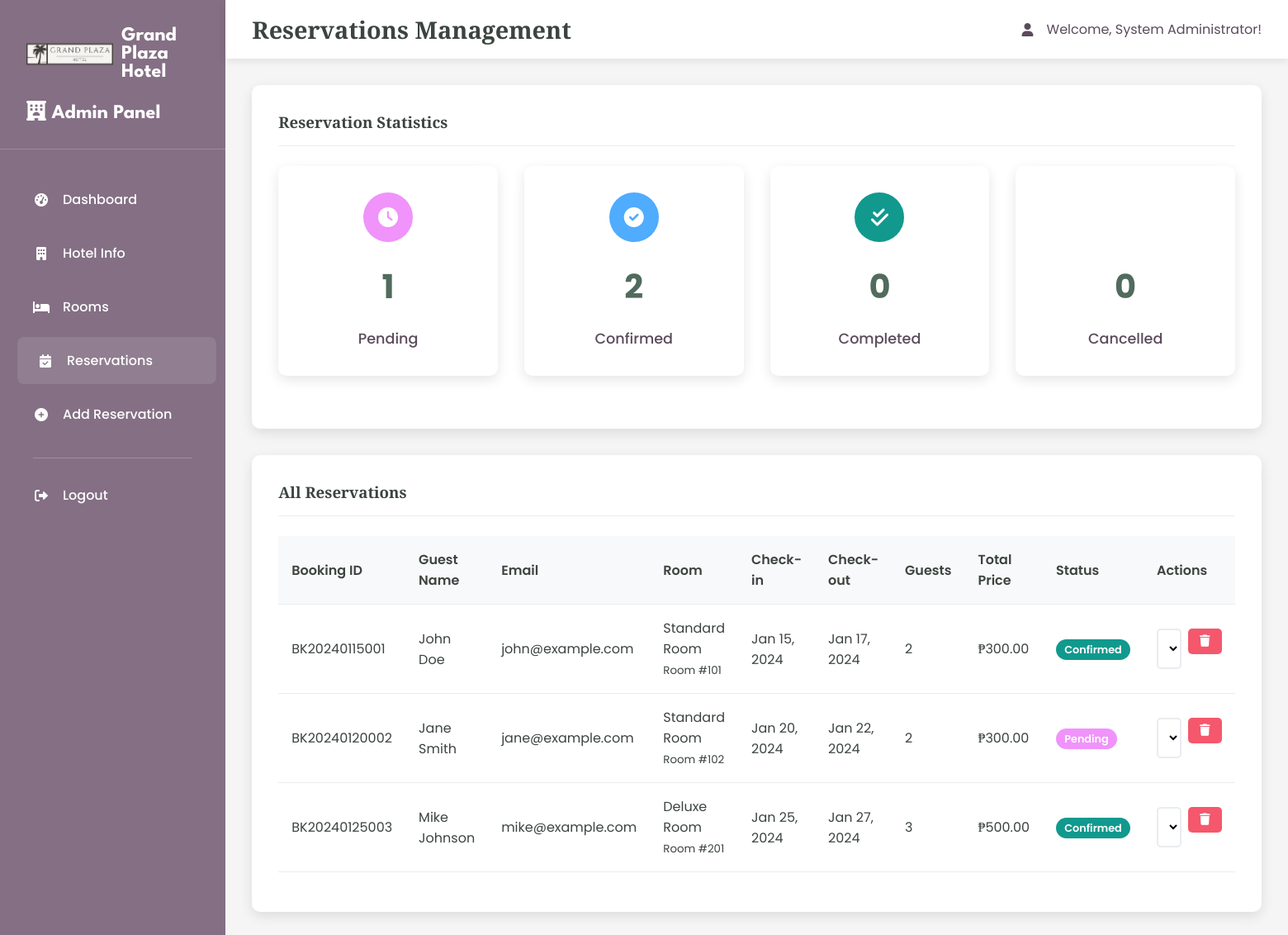
The page /admin/reservations.php (signed in) on the database as committed earlier.
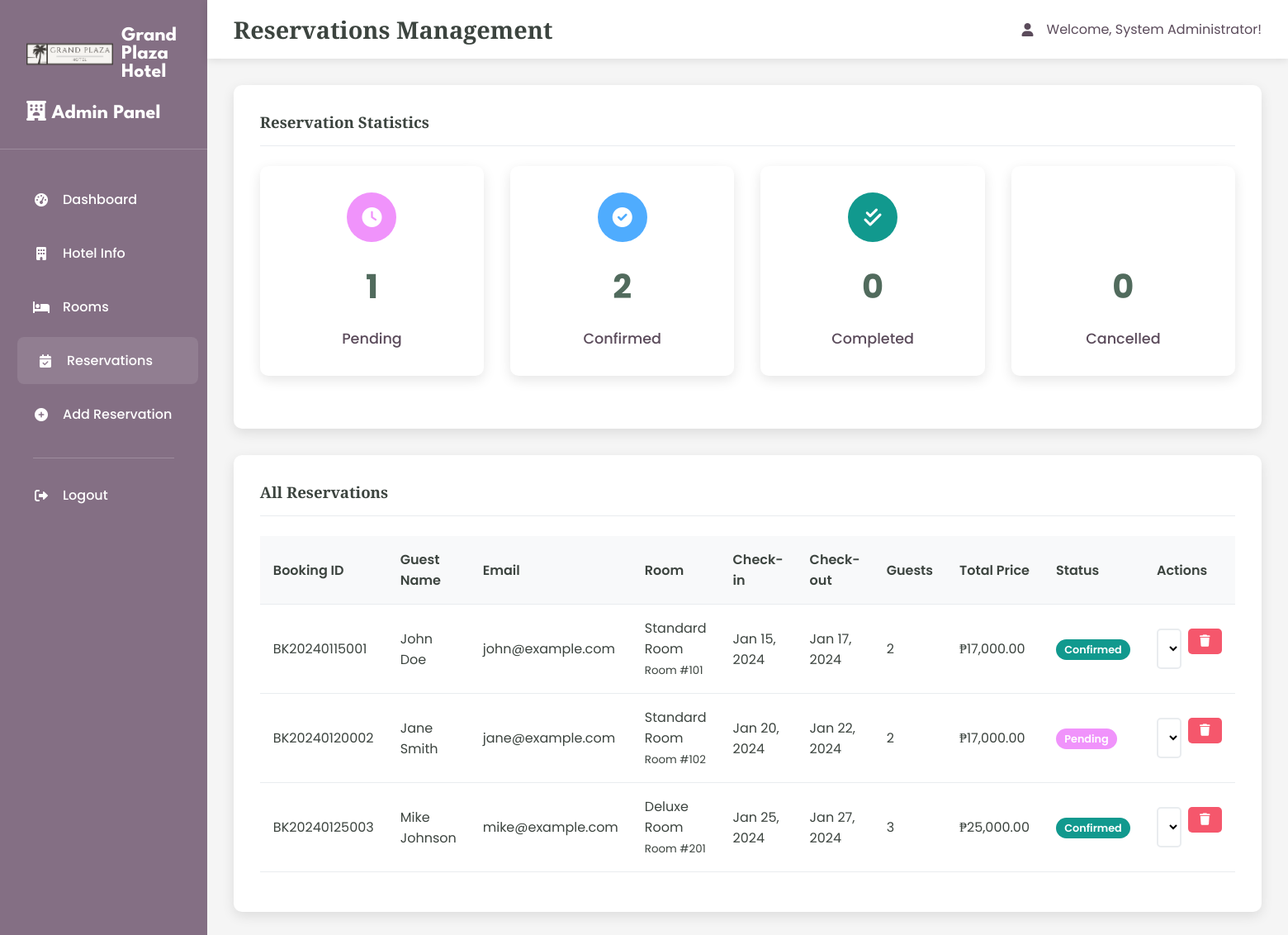
The same page on the database as committed later.
### tables this page shows
CREATE TABLE reservations (
    id INT AUTO_INCREMENT PRIMARY KEY,
    booking_id VARCHAR(50) UNIQUE NOT NULL,
    room_id INT NOT NULL,
    guest_name VARCHAR(255) NOT NULL,
    email VARCHAR(255) NOT NULL,
    phone VARCHAR(20),
    check_in_date DATE NOT NULL,
    check_out_date DATE NOT NULL,
    num_guests INT NOT NULL,
    total_price DECIMAL(10,2),
    status ENUM('pending', 'confirmed', 'cancelled', 'completed') DEFAULT 'pending',
    special_requests TEXT,
    created_at TIMESTAMP DEFAULT CURRENT_TIMESTAMP,
    updated_at TIMESTAMP DEFAULT CURRENT_TIMESTAMP ON UPDATE CURRENT_TIMESTAMP,
    FOREIGN KEY (room_id) REFERENCES rooms(id) ON DELETE CASCADE
);

CREATE TABLE rooms (
    id INT AUTO_INCREMENT PRIMARY KEY,
    name VARCHAR(100) NOT NULL,
    room_number VARCHAR(50) NOT NULL UNIQUE,
    room_type VARCHAR(100) NOT NULL,
    capacity INT NOT NULL,
    size INT,
    price_per_night DECIMAL(10,2) NOT NULL,
    description TEXT,
    has_wifi BOOLEAN DEFAULT TRUE,
    has_tv BOOLEAN DEFAULT TRUE,
    has_ac BOOLEAN DEFAULT TRUE,
    is_available BOOLEAN DEFAULT TRUE,
    image_url VARCHAR(500),
    created_at TIMESTAMP DEFAULT CURRENT_TIMESTAMP,
    updated_at TIMESTAMP DEFAULT CURRENT_TIMESTAMP ON UPDATE CURRENT_TIMESTAMP
);

### admin/reservations.php (the view, shortened to what the changed rows need)
<?php
$pdo = getDBConnection();
$stmt = $pdo->query("
    SELECT r.*,
           rm.room_type, rm.room_number, rm.price_per_night
    FROM reservations r
    JOIN rooms rm ON r.room_id = rm.id
    ORDER BY r.created_at DESC
");
$reservations = $stmt->fetchAll();
?>
<!DOCTYPE html>
<html lang="en">
<head>
    <link href="https://cdnjs.cloudflare.com/ajax/libs/font-awesome/6.0.0/css/all.min.css" rel="stylesheet">
    <link rel="stylesheet" href="admin-styles.css">
</head>
<body>
    <div class="admin-container">
        <div class="main-content">
            <div class="top-nav">
                <h1 class="page-title">Reservations Management</h1>
            </div>
            <div class="card">
                <div class="table-responsive">
                    <table class="table">
                        <thead>
                            <tr>
                                <th>Booking ID</th>
                                <th>Guest Name</th>
                                <th>Email</th>
                                <th>Room</th>
                                <th>Check-in</th>
                                <th>Check-out</th>
                                <th>Guests</th>
                                <th>Total Price</th>
                                <th>Status</th>
                                <th>Actions</th>
                            </tr>
                        </thead>
                        <tbody>
                            <?php foreach ($reservations as $reservation): ?>
                            <tr>
                                <td><?php echo htmlspecialchars($reservation['booking_id']); ?></td>
                                <td><?php echo htmlspecialchars($reservation['guest_name']); ?></td>
                                <td><?php echo htmlspecialchars($reservation['email']); ?></td>
                                <td>
                                    <?php echo htmlspecialchars($reservation['room_type']); ?>
                                    <br><small class="text-muted">Room #<?php echo htmlspecialchars($reservation['room_number']); ?></small>
                                </td>
                                <td><?php echo date('M d, Y', strtotime($reservation['check_in_date'])); ?></td>
                                <td><?php echo date('M d, Y', strtotime($reservation['check_out_date'])); ?></td>
                                <td><?php echo htmlspecialchars($reservation['num_guests']); ?></td>
                                <td>₱<?php echo number_format($reservation['total_price'], 2); ?></td>
                                <td>
                                    <span class="badge badge-<?php
                                        echo $reservation['status'] === 'confirmed' ? 'success' :
                                            ($reservation['status'] === 'pending' ? 'warning' :
                                            ($reservation['status'] === 'cancelled' ? 'danger' : 'info'));
                                    ?>">
                                        <?php echo ucfirst($reservation['status']); ?>
                                    </span>
                                </td>
                                <td>
                                    <div class="table-actions">
                                        <form method="POST" style="display: inline;">
                                            <select name="status" class="form-select form-select-sm" onchange="this.form.submit()">
                                                <option value="pending" <?php echo $reservation['status'] === 'pending' ? 'selected' : ''; ?>>Pending</option>
                                                <option value="confirmed" <?php echo $reservation['status'] === 'confirmed' ? 'selected' : ''; ?>>Confirmed</option>
                                            </select>
                                        </form>
                                        <form method="POST" style="display: inline;" onsubmit="return confirm('Are you sure you want to delete this reservation?');">
                                            <button type="submit" class="btn btn-danger btn-sm">
                                                <i class="fas fa-trash"></i>
                                            </button>
                                        </form>
                                    </div>
                                </td>
                            </tr>
                            <?php endforeach; ?>
                        </tbody>
                    </table>
                </div>
            </div>
        </div>
    </div>
</body>
</html>

Rows that differ between the two databases and show on the page:
changed reservations "BK20240115001": total_price "300.00" → "17,000.00"
changed reservations "BK20240120002": total_price "300.00" → "17,000.00"
changed reservations "BK20240125003": total_price "500.00" → "25,000.00"
